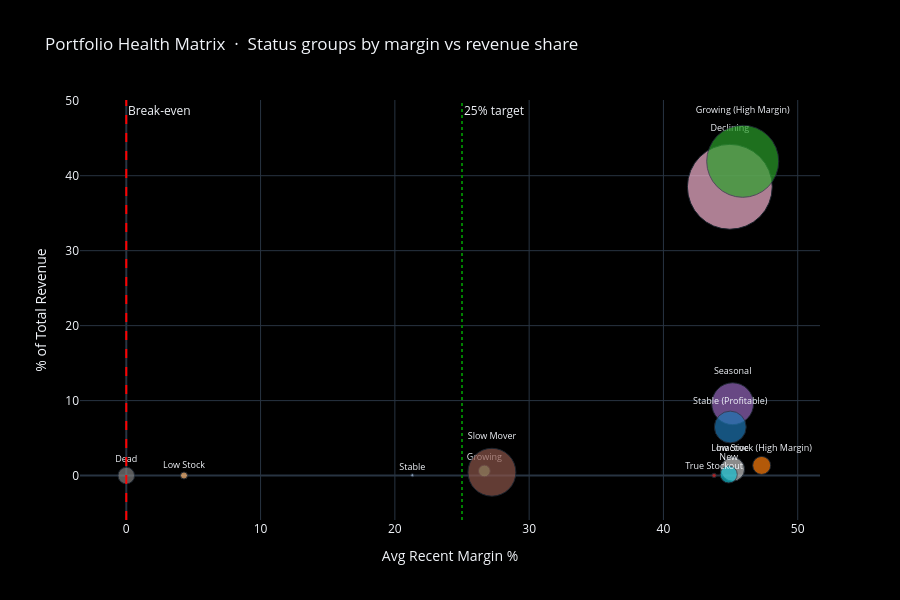

The cell this chart's notebook holds for it:
### Markdown cell above
### 4.1 · Portfolio health matrix

**What you're looking at:** Every bubble is one status group (e.g. *Growing*, *Declining*, *True Stockout*). Position on **X** = average recent margin of that group. Position on **Y** = what share of your total revenue that group represents. Bubble size = number of SKUs in the group.

**How to read it:** A bubble in the top-left (high revenue share, negative margin) means you're generating a lot of revenue but losing money on it — the most dangerous position. A bubble in the top-right (high revenue share, strong margin) is your core profit engine. Bubbles near the bottom don't matter much regardless of margin because they barely contribute to revenue.

**Action:** Any large bubble left of the red break-even line needs immediate pricing or cost review.

### Code cell
grp = sku_df.groupby('Status').agg(
    SKU_Count         = ('Status',              'count'),
    Avg_Margin        = ('Recent_Avg_Margin_%',  'mean'),
    Revenue_Share     = ('Recent_Revenue',        'sum'),
    Avg_Lost_Revenue  = ('Estimated_Lost_Revenue','mean'),
    Priority          = ('Priority',              'min'),
).reset_index()
grp['Revenue_Share_%'] = grp['Revenue_Share'] / grp['Revenue_Share'].sum() * 100
grp['Avg_Margin'] = grp['Avg_Margin'].clip(-30, 60)

COLOR_MAP = {
    'True Stockout':'#d62728','Loss-Making':'#d62728',
    'Potential Stockout (High Value)':'#ff7f0e','Low Stock (High Margin)':'#ff7f0e',
    'Stockout':'#ffbb78','Low Stock':'#ffbb78',
    'Declining (Low Margin)':'#e377c2','Declining':'#f7b6d2',
    'Slow Mover':'#8c564b','Dead':'#7f7f7f','Inactive':'#c7c7c7',
    'Growing (High Margin)':'#2ca02c','Growing':'#98df8a',
    'Stable (Profitable)':'#1f77b4','Stable':'#aec7e8',
    'Seasonal':'#9467bd','New':'#17becf','Volatile':'#bcbd22',
}

fig = px.scatter(
    grp,
    x='Avg_Margin', y='Revenue_Share_%',
    size='SKU_Count', size_max=60,
    color='Status', color_discrete_map=COLOR_MAP,
    text='Status',
    hover_data={'SKU_Count': True, 'Avg_Margin': ':.1f',
                'Revenue_Share_%': ':.1f', 'Avg_Lost_Revenue': ':,.0f'},
    title='Portfolio Health Matrix  ·  Status groups by margin vs revenue share',
    labels={'Avg_Margin': 'Avg Recent Margin %', 'Revenue_Share_%': '% of Total Revenue'},
)
fig.add_vline(x=0,  line_dash='dash', line_color='red',   annotation_text='Break-even')
fig.add_vline(x=25, line_dash='dot',  line_color='green', annotation_text='25% target')
fig.update_traces(textposition='top center', textfont_size=9)
fig.update_layout(height=600, showlegend=False,
                  plot_bgcolor='black', paper_bgcolor='black')
fig.show()

### Figure 1 — Plotly figure (JSON) as saved in the notebook; plotly's stock layout.template omitted (floating-point values rounded to 4 significant figures)
{"data": [{"customdata": [[28.0, 0.0]], "hovertemplate": "Status=%{text}<br>Avg Recent Margin %=%{x:.1f}<br>% of Total Revenue=%{y:.1f}<br>SKU_Count=%{customdata[0]}<br>Avg_Lost_Revenue=%{customdata[1]:,.0f}<extra></extra>", "legendgroup": "Dead", "marker": {"color": "#7f7f7f", "size": [28], "sizemode": "area", "sizeref": 0.2031, "symbol": "circle"}, "mode": "markers+text", "name": "Dead", "orientation": "v", "showlegend": true, "text": ["Dead"], "x": [0.0], "xaxis": "x", "y": [0.0], "yaxis": "y", "type": "scatter", "textfont": {"size": 9}, "textposition": "top center"}, {"customdata": [[731.0, 0.0]], "hovertemplate": "Status=%{text}<br>Avg Recent Margin %=%{x:.1f}<br>% of Total Revenue=%{y:.1f}<br>SKU_Count=%{customdata[0]}<br>Avg_Lost_Revenue=%{customdata[1]:,.0f}<extra></extra>", "legendgroup": "Declining", "marker": {"color": "#f7b6d2", "size": [731], "sizemode": "area", "sizeref": 0.2031, "symbol": "circle"}, "mode": "markers+text", "name": "Declining", "orientation": "v", "showlegend": true, "text": ["Declining"], "x": [44.94], "xaxis": "x", "y": [38.52], "yaxis": "y", "type": "scatter", "textfont": {"size": 9}, "textposition": "top center"}, {"customdata": [[14.0, 0.0]], "hovertemplate": "Status=%{text}<br>Avg Recent Margin %=%{x:.1f}<br>% of Total Revenue=%{y:.1f}<br>SKU_Count=%{customdata[0]}<br>Avg_Lost_Revenue=%{customdata[1]:,.0f}<extra></extra>", "legendgroup": "Growing", "marker": {"color": "#98df8a", "size": [14], "sizemode": "area", "sizeref": 0.2031, "symbol": "circle"}, "mode": "markers+text", "name": "Growing", "orientation": "v", "showlegend": true, "text": ["Growing"], "x": [26.66], "xaxis": "x", "y": [0.6147], "yaxis": "y", "type": "scatter", "textfont": {"size": 9}, "textposition": "top center"}, {"customdata": [[527.0, 0.0]], "hovertemplate": "Status=%{text}<br>Avg Recent Margin %=%{x:.1f}<br>% of Total Revenue=%{y:.1f}<br>SKU_Count=%{customdata[0]}<br>Avg_Lost_Revenue=%{customdata[1]:,.0f}<extra></extra>", "legendgroup": "Growing (High Margin)", "marker": {"color": "#2ca02c", "size": [527], "sizemode": "area", "sizeref": 0.2031, "symbol": "circle"}, "mode": "markers+text", "name": "Growing (High Margin)", "orientation": "v", "showlegend": true, "text": ["Growing (High Margin)"], "x": [45.9], "xaxis": "x", "y": [41.93], "yaxis": "y", "type": "scatter", "textfont": {"size": 9}, "textposition": "top center"}, {"customdata": [[58.0, 0.0]], "hovertemplate": "Status=%{text}<br>Avg Recent Margin %=%{x:.1f}<br>% of Total Revenue=%{y:.1f}<br>SKU_Count=%{customdata[0]}<br>Avg_Lost_Revenue=%{customdata[1]:,.0f}<extra></extra>", "legendgroup": "Inactive", "marker": {"color": "#c7c7c7", "size": [58], "sizemode": "area", "sizeref": 0.2031, "symbol": "circle"}, "mode": "markers+text", "name": "Inactive", "orientation": "v", "showlegend": true, "text": ["Inactive"], "x": [45.15], "xaxis": "x", "y": [0.8464], "yaxis": "y", "type": "scatter", "textfont": {"size": 9}, "textposition": "top center"}, {"customdata": [[5.0, 0.0]], "hovertemplate": "Status=%{text}<br>Avg Recent Margin %=%{x:.1f}<br>% of Total Revenue=%{y:.1f}<br>SKU_Count=%{customdata[0]}<br>Avg_Lost_Revenue=%{customdata[1]:,.0f}<extra></extra>", "legendgroup": "Low Stock", "marker": {"color": "#ffbb78", "size": [5], "sizemode": "area", "sizeref": 0.2031, "symbol": "circle"}, "mode": "markers+text", "name": "Low Stock", "orientation": "v", "showlegend": true, "text": ["Low Stock"], "x": [4.297], "xaxis": "x", "y": [0.009409], "yaxis": "y", "type": "scatter", "textfont": {"size": 9}, "textposition": "top center"}, {"customdata": [[33.0, 0.0]], "hovertemplate": "Status=%{text}<br>Avg Recent Margin %=%{x:.1f}<br>% of Total Revenue=%{y:.1f}<br>SKU_Count=%{customdata[0]}<br>Avg_Lost_Revenue=%{customdata[1]:,.0f}<extra></extra>", "legendgroup": "Low Stock (High Margin)", "marker": {"color": "#ff7f0e", "size": [33], "sizemode": "area", "sizeref": 0.2031, "symbol": "circle"}, "mode": "markers+text", "name": "Low Stock (High Margin)", "orientation": "v", "showlegend": true, "text": ["Low Stock (High Margin)"], "x": [47.31], "xaxis": "x", "y": [1.355], "yaxis": "y", "type": "scatter", "textfont": {"size": 9}, "textposition": "top center"}, {"customdata": [[30.0, 0.0]], "hovertemplate": "Status=%{text}<br>Avg Recent Margin %=%{x:.1f}<br>% of Total Revenue=%{y:.1f}<br>SKU_Count=%{customdata[0]}<br>Avg_Lost_Revenue=%{customdata[1]:,.0f}<extra></extra>", "legendgroup": "New", "marker": {"color": "#17becf", "size": [30], "sizemode": "area", "sizeref": 0.2031, "symbol": "circle"}, "mode": "markers+text", "name": "New", "orientation": "v", "showlegend": true, "text": ["New"], "x": [44.86], "xaxis": "x", "y": [0.1533], "yaxis": "y", "type": "scatter", "textfont": {"size": 9}, "textposition": "top center"}, {"customdata": [[178.0, 0.0]], "hovertemplate": "Status=%{text}<br>Avg Recent Margin %=%{x:.1f}<br>% of Total Revenue=%{y:.1f}<br>SKU_Count=%{customdata[0]}<br>Avg_Lost_Revenue=%{customdata[1]:,.0f}<extra></extra>", "legendgroup": "Seasonal", "marker": {"color": "#9467bd", "size": [178], "sizemode": "area", "sizeref": 0.2031, "symbol": "circle"}, "mode": "markers+text", "name": "Seasonal", "orientation": "v", "showlegend": true, "text": ["Seasonal"], "x": [45.15], "xaxis": "x", "y": [9.585], "yaxis": "y", "type": "scatter", "textfont": {"size": 9}, "textposition": "top center"}, {"customdata": [[233.0, 0.0]], "hovertemplate": "Status=%{text}<br>Avg Recent Margin %=%{x:.1f}<br>% of Total Revenue=%{y:.1f}<br>SKU_Count=%{customdata[0]}<br>Avg_Lost_Revenue=%{customdata[1]:,.0f}<extra></extra>", "legendgroup": "Slow Mover", "marker": {"color": "#8c564b", "size": [233], "sizemode": "area", "sizeref": 0.2031, "symbol": "circle"}, "mode": "markers+text", "name": "Slow Mover", "orientation": "v", "showlegend": true, "text": ["Slow Mover"], "x": [27.23], "xaxis": "x", "y": [0.4474], "yaxis": "y", "type": "scatter", "textfont": {"size": 9}, "textposition": "top center"}, {"customdata": [[1.0, 0.0]], "hovertemplate": "Status=%{text}<br>Avg Recent Margin %=%{x:.1f}<br>% of Total Revenue=%{y:.1f}<br>SKU_Count=%{customdata[0]}<br>Avg_Lost_Revenue=%{customdata[1]:,.0f}<extra></extra>", "legendgroup": "Stable", "marker": {"color": "#aec7e8", "size": [1], "sizemode": "area", "sizeref": 0.2031, "symbol": "circle"}, "mode": "markers+text", "name": "Stable", "orientation": "v", "showlegend": true, "text": ["Stable"], "x": [21.3], "xaxis": "x", "y": [0.04673], "yaxis": "y", "type": "scatter", "textfont": {"size": 9}, "textposition": "top center"}, {"customdata": [[103.0, 0.0]], "hovertemplate": "Status=%{text}<br>Avg Recent Margin %=%{x:.1f}<br>% of Total Revenue=%{y:.1f}<br>SKU_Count=%{customdata[0]}<br>Avg_Lost_Revenue=%{customdata[1]:,.0f}<extra></extra>", "legendgroup": "Stable (Profitable)", "marker": {"color": "#1f77b4", "size": [103], "sizemode": "area", "sizeref": 0.2031, "symbol": "circle"}, "mode": "markers+text", "name": "Stable (Profitable)", "orientation": "v", "showlegend": true, "text": ["Stable (Profitable)"], "x": [44.98], "xaxis": "x", "y": [6.475], "yaxis": "y", "type": "scatter", "textfont": {"size": 9}, "textposition": "top center"}, {"customdata": [[2.0, 3427.0]], "hovertemplate": "Status=%{text}<br>Avg Recent Margin %=%{x:.1f}<br>% of Total Revenue=%{y:.1f}<br>SKU_Count=%{customdata[0]}<br>Avg_Lost_Revenue=%{customdata[1]:,.0f}<extra></extra>", "legendgroup": "True Stockout", "marker": {"color": "#d62728", "size": [2], "sizemode": "area", "sizeref": 0.2031, "symbol": "circle"}, "mode": "markers+text", "name": "True Stockout", "orientation": "v", "showlegend": true, "text": ["True Stockout"], "x": [43.77], "xaxis": "x", "y": [0.02079], "yaxis": "y", "type": "scatter", "textfont": {"size": 9}, "textposition": "top center"}], "layout": {"xaxis": {"anchor": "y", "domain": [0.0, 1.0], "title": {"text": "Avg Recent Margin %"}}, "yaxis": {"anchor": "x", "domain": [0.0, 1.0], "title": {"text": "% of Total Revenue"}}, "legend": {"title": {"text": "Status"}, "tracegroupgap": 0, "itemsizing": "constant"}, "title": {"text": "Portfolio Health Matrix  ·  Status groups by margin vs revenue share"}, "shapes": [{"line": {"color": "red", "dash": "dash"}, "type": "line", "x0": 0, "x1": 0, "xref": "x", "y0": 0, "y1": 1, "yref": "y domain"}, {"line": {"color": "green", "dash": "dot"}, "type": "line", "x0": 25, "x1": 25, "xref": "x", "y0": 0, "y1": 1, "yref": "y domain"}], "annotations": [{"showarrow": false, "text": "Break-even", "x": 0, "xanchor": "left", "xref": "x", "y": 1, "yanchor": "top", "yref": "y domain"}, {"showarrow": false, "text": "25% target", "x": 25, "xanchor": "left", "xref": "x", "y": 1, "yanchor": "top", "yref": "y domain"}], "height": 600, "showlegend": false, "plot_bgcolor": "black", "paper_bgcolor": "black"}}
